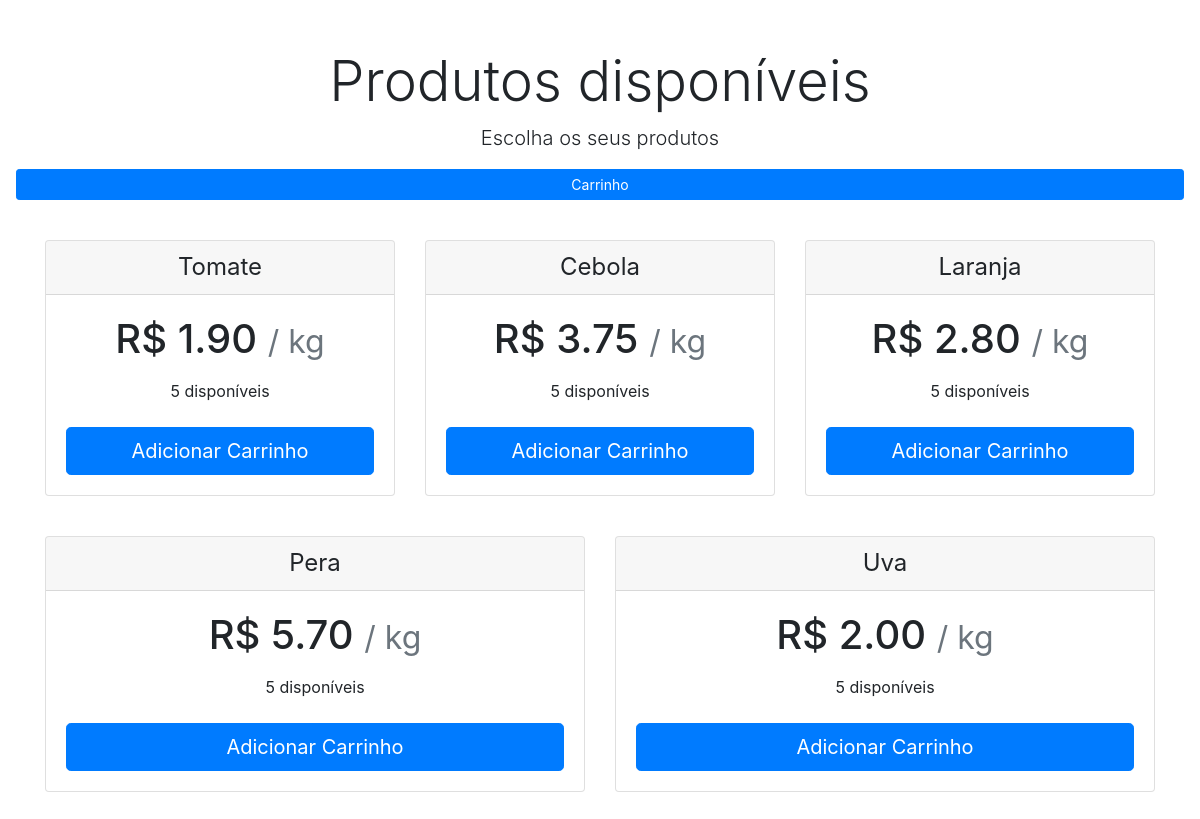
Screenshot of /loja.php (signed in) with the database file from the repository.
### tables this page shows
CREATE TABLE IF NOT EXISTS `produtos` (
  `id_produto` int(10) NOT NULL AUTO_INCREMENT,
  `descricao_produto` varchar(60) NOT NULL,
  `valor_produto` varchar(45) NOT NULL,
  `quantidade_produto` double NOT NULL,
  PRIMARY KEY (`id_produto`)
);

### app/persistencia/Conexao.php (called while the page is built, shortened)
<?php
class Conexao{
    private $link;
    public function conectar()
    {
        $this->link = mysqli_connect('127.0.0.1', 'admin', '', 'gestaodevendas');
        $this->link->set_charset('utf8');
        return $this->link;
    }
    function getConnection()
    {
        return $this->link;
    }
}

### app/persistencia/ProdutoApp.php (called while the page is built, shortened)
<?php
include_once __DIR__ ."../../modelos/Produto.php";
include_once "Conexao.php";
class ProdutoApp{
    private $link;
    public function __construct()
    {
        $this->conn = new Conexao();
        $this->link = $this->conn->getConnection();
    }
    public function buscarProdutos(){
        $buscar_produtos = "SELECT * FROM produtos;";
        $resultado = mysqli_query($this->link, $buscar_produtos);
        $i=0;
        while ($dados = mysqli_fetch_object($resultado)) {
            $cadastro = new Produto();
            $cadastro->setId($dados->id_produto);
            $cadastro->setDescricao($dados->descricao_produto);
            $cadastro->setValor($dados->valor_produto);
            $cadastro->setQuantidade($dados->quantidade_produto);
            if($dados->quantidade_produto > 0 ){
                $cadastro->setDisponibilidade(" ");
            }
            else{
                $cadastro->setDisponibilidade("disabled");
            }
            $arrayObjetos[$i] = $cadastro;
            $i++;
        }
        return $arrayObjetos;
        die();
    }
}

### app/controlador/Produtos.php (called while the page is built)
<?php
include_once   '../app/persistencia/ProdutoApp.php';
$produtosDisponiveis = new ProdutoApp();
$showProdutos = $produtosDisponiveis->buscarProdutos();

### app/modelos/Produto.php (called while the page is built, shortened)
<?php
class Produto{
    private $descricao;
    private $valor;
    private $quantidade;
    private $disponibilidade;
    public function setId($id)
    {
        return $this;
    }
    public function getDescricao()
    {
        return $this->descricao;
    }
    public function setDescricao($descricao)
    {
        $this->descricao = $descricao;
        return $this;
    }
    public function getValor()
    {
        return $this->valor;
    }
    public function setValor($valor)
    {
        $this->valor = $valor;
        return $this;
    }
    public function getQuantidade()
    {
        return $this->quantidade;
    }
    public function setQuantidade($quantidade)
    {
        $this->quantidade = $quantidade;
        return $this;
    }
    public function getDisponibilidade()
    {
        return $this->disponibilidade;
    }
    public function setDisponibilidade($disponibilidade)
    {
        $this->disponibilidade = $disponibilidade;
        return $this;
    }
}

### public/loja.php (the view, shortened to what this page needs)
<?php
include_once '../app/controlador/Produtos.php';
?>
<!DOCTYPE html>
<html lang="pt-br">
<head>
    <link rel="stylesheet" href="https://maxcdn.bootstrapcdn.com/bootstrap/4.0.0/css/bootstrap.min.css">
</head>
<body>
    <div class=" pricing-header px-3 py-3 pt-md-5 pb-md-4 mx-auto text-center">
    <h1 class="display-4">Produtos disponíveis</h1>
    <p class="lead">Escolha os seus produtos</p>
    <a class="btn btn-primary btn-sm btn-block" href="./carrinho.php">Carrinho</a>
    </div>
    <div class="container">
        <div class="card-deck mb-3 text-center">
        <?php
        $i = 0;
        foreach ($showProdutos as  $key => $value) {
            $i++;
            if (($i-1) % 3 == 0) {
        ?>
                </div>
                 <div class="card-deck mb-3 text-center">
            <?php } ?>
                <div class="card mb-4 box-shadow">
                    <div class="card-header">
                        <h4 class="my-0 font-weight-normal">
                        <?php echo $value->getDescricao(); ?>
                        </h4>
                    </div>
                    <div class="card-body">
                        <h1 class="card-title pricing-card-title">
                            R$ <?= $value->getValor(); ?>
                            <small class="text-muted">/ kg</small>
                        </h1>
                        <ul class="list-unstyled mt-3 mb-4">
                            <li><?php echo $value->getQuantidade(); ?> disponíveis</li>
                        </ul>
                        <form action="../app/controlador/AdicionarProduto.php" method="post">
                            <button type="submit" href="../app/controlador/Carrinho.php" class="btn btn-lg btn-block btn-primary" <?= $value->getDisponibilidade(); ?>>
                            Adicionar Carrinho
                            </button>
                        </form>
                    </div>
                </div>
                <?php } ?>
    </div>
    </body>
</html>

### rows the page displays
produtos: descricao_produto "Tomate", valor_produto "1.90", quantidade_produto "5"
produtos: descricao_produto "Cebola", valor_produto "3.75", quantidade_produto "5"
produtos: descricao_produto "Laranja", valor_produto "2.80", quantidade_produto "5"
produtos: descricao_produto "Pera", valor_produto "5.70", quantidade_produto "5"
produtos: descricao_produto "Uva", valor_produto "2.00", quantidade_produto "5"
